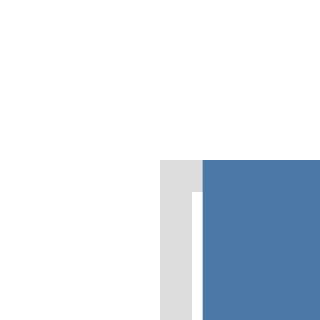

Vega-Lite specification for this chart:
### Vega-Lite specification from a JSON file in a GitHub repository (floating-point values rounded to 4 significant figures)
{"$schema": "https://vega.github.io/schema/vega-lite/v6.json", "padding": 5, "autosize": "none", "data": {"name": "table", "values": [{"c": "A", "g": "p", "x": 1, "y": 2, "v": 5, "t": "2024-01-15", "o": {"v": 3}, "IMDB Rating": 6.1, "d": "x1"}, {"c": "B", "g": "q", "x": 2, "y": 4, "v": 9, "t": "2024-02-20", "o": {"v": 7}, "IMDB Rating": 7.4, "d": "x2"}, {"c": "A", "g": "q", "x": 3, "y": 3, "v": 2, "t": "2024-03-05", "o": {"v": 1}, "IMDB Rating": 5.2, "d": "x1"}, {"c": "C", "g": "p", "x": 4, "y": 6, "v": 7, "t": "2024-05-30", "o": {"v": 4}, "IMDB Rating": 8.8, "d": "x3"}, {"c": "B", "g": "p", "x": 5, "y": 5, "v": 4, "t": "2024-07-11", "o": {"v": 9}, "IMDB Rating": 6.9, "d": "x2"}, {"c": "C", "g": "q", "x": 6, "y": 8, "v": 6, "t": "2024-09-02", "o": {"v": 2}, "IMDB Rating": 7.7, "d": "x3"}, {"c": "A", "g": "p", "x": 7, "y": 7, "v": 8, "t": "2024-11-25", "o": {"v": 5}, "IMDB Rating": 4.4, "d": "x1"}, {"c": "B", "g": "q", "x": 8, "y": 9, "v": 3, "t": "2024-12-31", "o": {"v": 8}, "IMDB Rating": 9.1, "d": "x2"}]}, "mark": "bar", "width": 80, "height": 70, "encoding": {"x": {"field": "c", "type": "nominal"}, "y": {"field": "v", "type": "quantitative"}, "column": {"field": "g", "type": "nominal", "header": {"labelOrient": "left"}}}}
